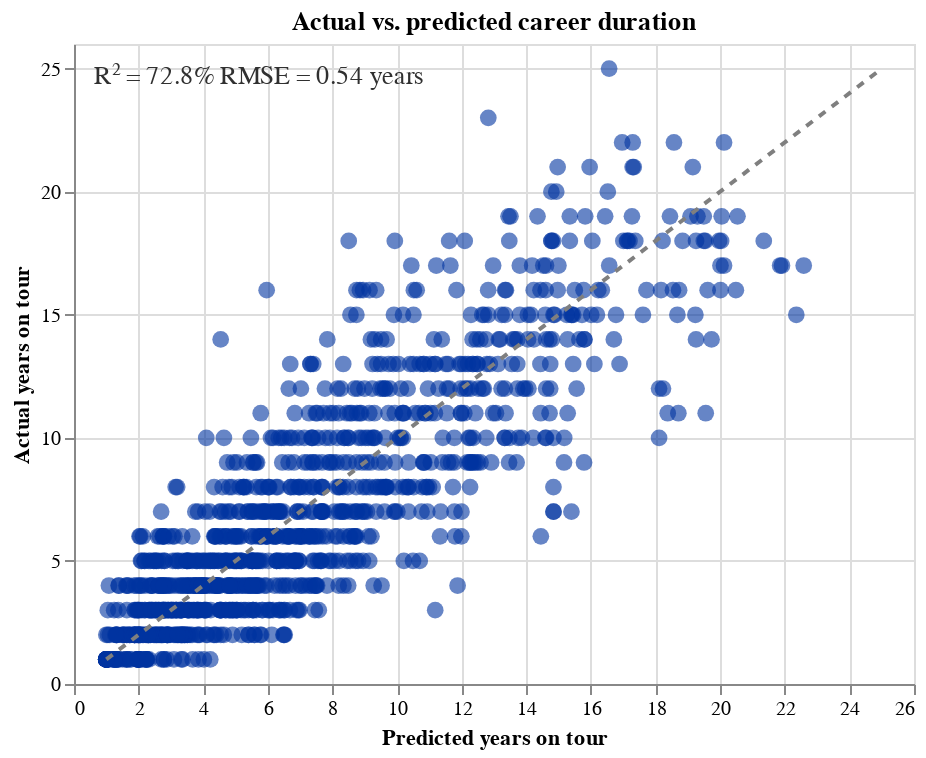

Notebook code cell kept with this figure:
### Code cell
# Visualize actual vs. predicted career duration with RandomForest model metrics
pred_df = pd.DataFrame({
    "years_actual": y_test_original,
    "years_predicted": y_pred_original
})

scatter = (
    alt.Chart(pred_df)
    .mark_circle(size=70, opacity=0.6, color="#0033A0")
    .encode(
        x=alt.X(
            "years_predicted:Q",
            title="Predicted years on tour"
        ),
        y=alt.Y(
            "years_actual:Q",
            title="Actual years on tour"
        ),
        tooltip=[
            alt.Tooltip("years_actual:Q", title="Actual years"),
            alt.Tooltip("years_predicted:Q", title="Predicted years")
        ]
    )
)

reference_line = (
    alt.Chart(pred_df)
    .mark_line(strokeDash=[4, 4], color="#7f7f7f")
    .encode(
        x="years_actual:Q",
        y="years_actual:Q"
    )
)

metrics_text = (
    alt.Chart(
        pd.DataFrame({
            "text": [f"R² = {r2*100:.1f}%\nRMSE = {rmse:.2f} years"]
        })
    )
    .mark_text(
        align="left",
        baseline="top",
        fontSize=13,
        color="#303030"
    )
    .encode(
        x=alt.value(10),
        y=alt.value(10),
        text="text:N"
    )
)

chart = (
    scatter + reference_line + metrics_text
).properties(
    width=420,
    height=320,
    title="Actual vs. predicted career duration"
)

chart

### Figure 1 — Vega-Lite specification as saved in the notebook (floating-point values rounded to 4 significant figures; data arrays with more than 128 entries replaced by an {"elided": "..."} marker saying what was removed)
{"config": {"view": {"continuousWidth": 300, "continuousHeight": 300}}, "layer": [{"mark": {"type": "circle", "color": "#0033A0", "opacity": 0.6, "size": 70}, "encoding": {"tooltip": [{"field": "years_actual", "title": "Actual years", "type": "quantitative"}, {"field": "years_predicted", "title": "Predicted years", "type": "quantitative"}], "x": {"field": "years_predicted", "title": "Predicted years on tour", "type": "quantitative"}, "y": {"field": "years_actual", "title": "Actual years on tour", "type": "quantitative"}}}, {"mark": {"type": "line", "color": "#7f7f7f", "strokeDash": [4, 4]}, "encoding": {"x": {"field": "years_actual", "type": "quantitative"}, "y": {"field": "years_actual", "type": "quantitative"}}}, {"data": {"name": "data-ab2b4319b1f3c0a8515d21e15b328ecd"}, "mark": {"type": "text", "align": "left", "baseline": "top", "color": "#303030", "fontSize": 13}, "encoding": {"text": {"field": "text", "type": "nominal"}, "x": {"value": 10}, "y": {"value": 10}}}], "data": {"name": "data-847b373fdcc541c363074d6b048d3dc0"}, "height": 320, "title": "Actual vs. predicted career duration", "width": 420, "$schema": "https://vega.github.io/schema/vega-lite/v5.20.1.json", "datasets": {"data-847b373fdcc541c363074d6b048d3dc0": {"elided": "1094 records"}, "data-ab2b4319b1f3c0a8515d21e15b328ecd": [{"text": "R² = 72.8%\nRMSE = 0.54 years"}]}}
